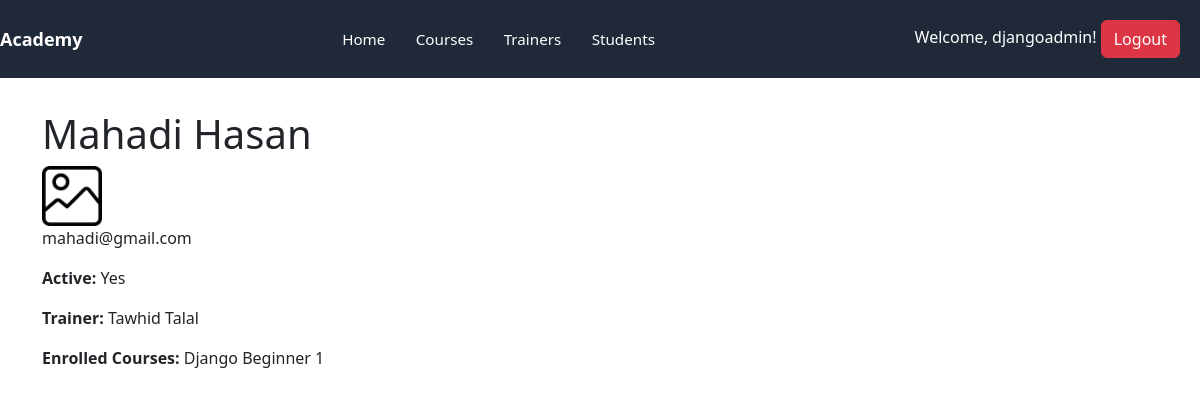
The app's page /academy/student/1/ (signed in) with its own data.
### academy/models.py (models this page shows, shortened)
class Student(models.Model):
    first_name = models.CharField(max_length=100)
    last_name = models.CharField(max_length=100)
    email = models.EmailField(unique=True)
    is_active = models.BooleanField(default=True)
    student_photo = models.ImageField(upload_to='student_photos/', default='default.png')
    enrolled_courses = models.ManyToManyField(Course, related_name='enrolled_students')
    trainer = models.ForeignKey(Trainer, on_delete=models.SET_NULL, null=True, related_name='students')
    def full_name(self):
        return f"{self.first_name} {self.last_name}"

class Trainer(models.Model):
    first_name = models.CharField(max_length=100)
    last_name = models.CharField(max_length=100)
    email = models.EmailField(unique=True)
    expertise = models.CharField(max_length=200)
    trainer_photo = models.ImageField(upload_to='trainer_photos/', default='default.png')
    def full_name(self):
        return f"{self.first_name} {self.last_name}"

class Course(models.Model):
    course_name = models.CharField(max_length=200)
    description = models.TextField()
    duration_weeks = models.IntegerField()
    course_image = models.ImageField(upload_to='course_images/', default='default.png')

### academy/views.py (the view)
# urls.py: path('student/<int:id>/', views.student_detail, name='student_detail'),
@login_required
def student_detail(request, id):
    student = get_object_or_404(Student, id=id)
    context = {
        'student': student
    }
    return render(request, 'academy/student_detail.html', context)

### templates/academy/student_detail.html (shortened to what this page needs)
{% load static %}
<!DOCTYPE html>
<html lang="en">
  <head>
    <link rel="stylesheet" href="{% static 'css/style.css' %}" />
    <link
      href="https://cdn.jsdelivr.net/npm/bootstrap@5.3.8/dist/css/bootstrap.min.css"
      rel="stylesheet"
    />
  </head>
  <body>
    {% include 'navbar.html' %}
    <main class="container">
        <h1>{{ student.full_name }}</h1>
        <img src="{{student.student_photo.url}}" alt="{{ student.full_name }}" class="thumb">
        <p>{{ student.email }}</p>
        <p><strong>Active:</strong> {% if student.is_active %}Yes{% else %}No{% endif %}</p>
        <p><strong>Trainer:</strong> {% if student.trainer %} {{ student.trainer.full_name }} {% else %} — {% endif %}</p>
        <p><strong>Enrolled Courses:</strong>
            {% for course in student.enrolled_courses.all %}
                {{ course.course_name }}{% if not forloop.last %}, {% endif %}
            {% empty %}
                None
            {% endfor %}
        </p>
    </main>
  </body>
</html>

### templates/navbar.html
{% load static %}
<nav class="nav" role="navigation" aria-label="Main navigation">
  <div class="brand">Academy</div>
  <div class="nav-links">
    <a href="{% url 'home' %}" title="Home"
       {% if request.resolver_match and request.resolver_match.url_name == 'home' %}class="active"{% endif %}>
      Home
    </a>
    <a href="{% url 'academy:courses' %}" title="Courses"
       {% if request.resolver_match and request.resolver_match.namespace == 'academy' and request.resolver_match.url_name == 'courses' %}class="active"{% endif %}>
      Courses
    </a>
    <a href="{% url 'academy:trainers' %}" title="Trainers"
       {% if request.resolver_match and request.resolver_match.namespace == 'academy' and request.resolver_match.url_name == 'trainers' %}class="active"{% endif %}>
      Trainers
    </a>
    <a href="{% url 'academy:students' %}" title="Students"
       {% if request.resolver_match and request.resolver_match.namespace == 'academy' and request.resolver_match.url_name == 'students' %}class="active"{% endif %}>
      Students
    </a>
  </div>
  <div>
    {% if request.user.is_authenticated %}
      <span>Welcome, {{ request.user.username }}!</span>
      <a href="{% url 'logout' %}" class="btn btn-danger">Logout</a>
    {% else %}
      <a href="{% url 'login' %}" class="btn btn-primary">Login</a> |
      <a href="{% url 'register' %}" class="btn btn-secondary">Register</a>
    {% endif %}
  </div>
</nav>

### training_portal/static/css/style.css (style rules this page uses)
:root { --nav-bg: #1f2937; --nav-text: #ffffff; --nav-accent: #3b82f6; --nav-hover: rgba(255,255,255,0.08); --container-padding: 1.25rem; }
* { box-sizing: border-box; }
body { margin: 0; font-family: -apple-system, BlinkMacSystemFont, "Segoe UI", Roboto, "Helvetica Neue", Arial; color: #111827; background: #f8fafc; }
.nav { display: flex; align-items: center; justify-content: space-between; padding: var(--container-padding); background: var(--nav-bg); color: var(--nav-text); gap: 1rem; }
.nav .brand { font-weight: 700; font-size: 1.125rem; color: var(--nav-text); text-decoration: none; }
.nav .nav-links { display: flex; gap: 0.5rem; align-items: center; }
.nav .nav-links a { color: var(--nav-text); text-decoration: none; padding: 0.45rem 0.7rem; border-radius: 6px; transition: background 150ms ease, color 150ms ease, transform 120ms ease; font-weight: 500; font-size: 0.95rem; }
.container { max-width: 1100px; margin: 2rem auto; padding: 0 1rem; }
.thumb { max-width: 100px; max-height: 60px; object-fit: cover; border-radius: 4px; }

### records on screen
Student: full_name "Mahadi Hasan", student_photo (placeholder picture), email "mahadi@gmail.com", trainer.full_name "Tawhid Talal"
Course: course_name "Django Beginner 1"

### other values on screen
{{ request.user.username }} "djangoadmin"
